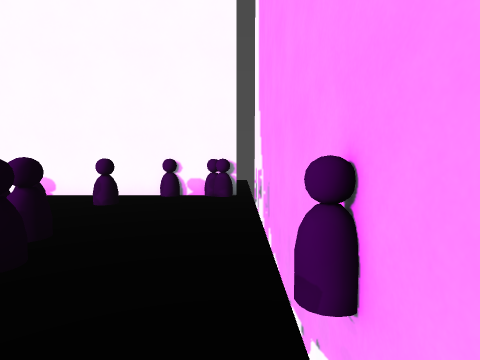
View 1 (above)

13 first-person views from a walk through a 3-D level made in the Godot game engine. The camera is 1.3 m above the floor, tilts 4° down and sees 80° across. The floor is counted in squares, 1 m on a side. Each view is taken from the middle of a square. On the plan, view 1 faces up. The plan holds only what a view shows up to about 13 squares ahead; the rest is blank. The place goes on beyond the plan. Characters and animated objects are left out. Some surface patterns are stand-ins.

View 2
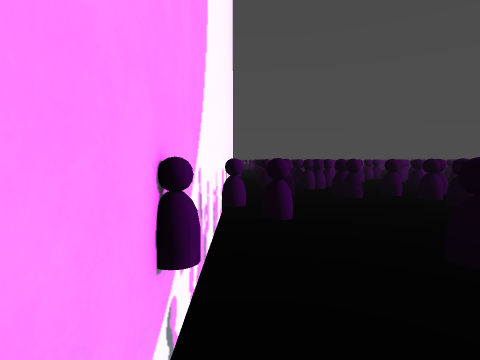

View 3
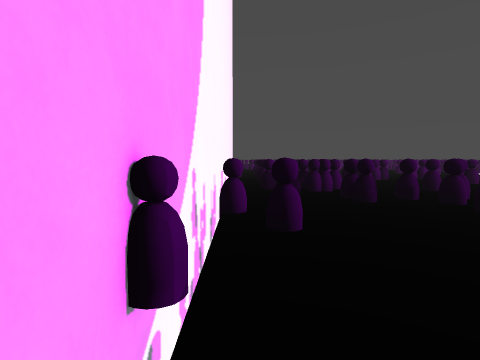

View 4
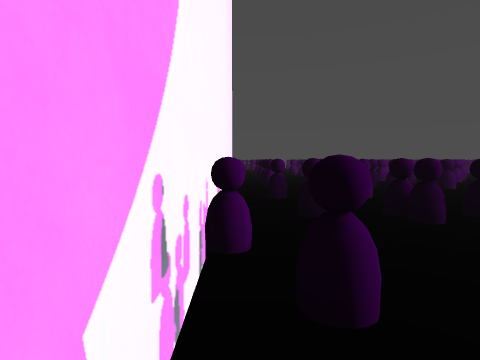

View 5
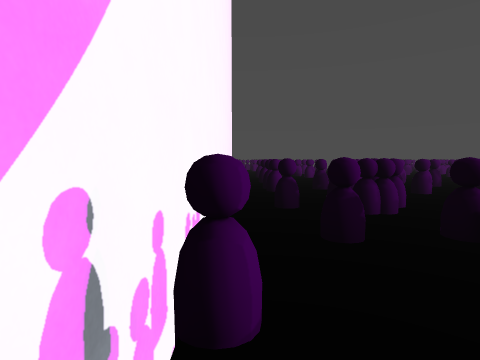

View 6
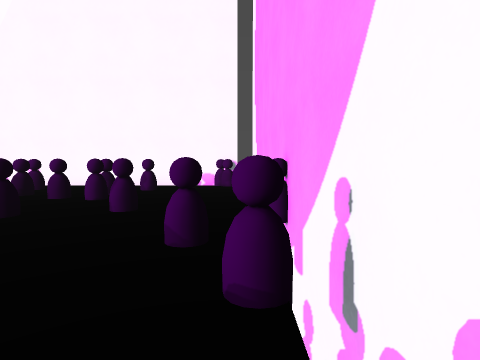

View 7
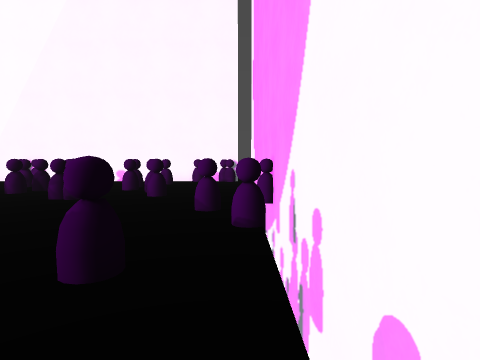

View 8
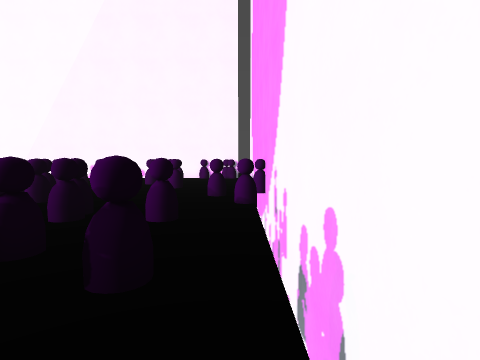

View 9
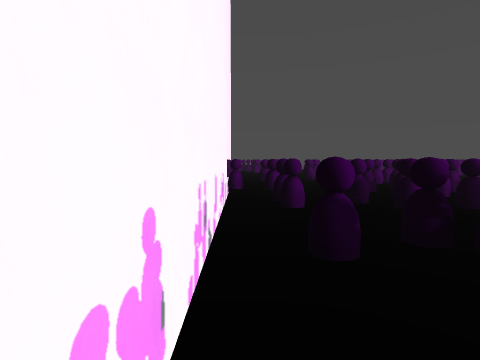

View 10
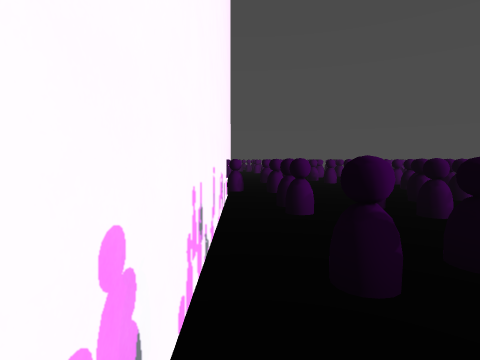

View 11
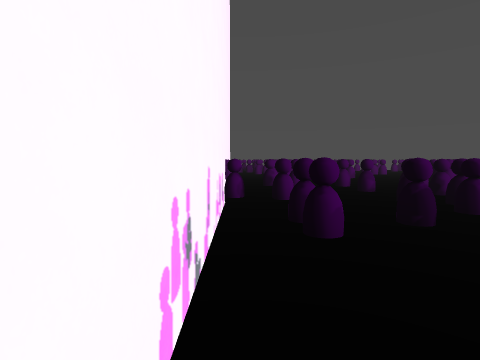

View 12
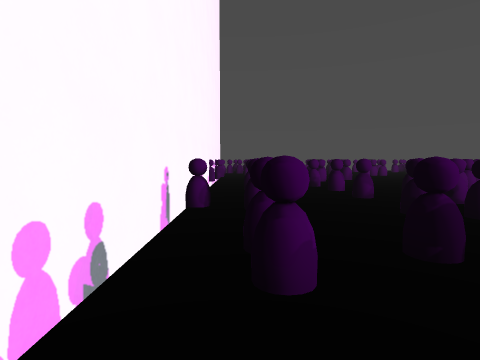

View 13
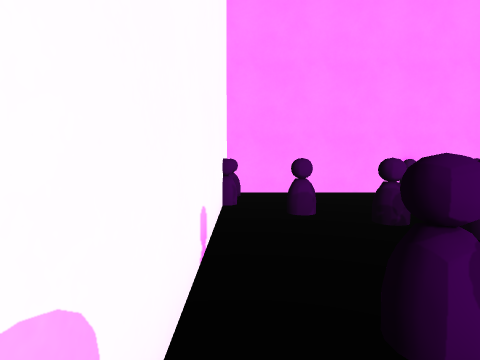

### Floor plan
Key: @ floor where view 1 was taken; # wall or solid block; x gap in a wall; . floor; = window, fence, low wall or low ledge; ^ raised ledge.
Columns run from 11 left of view 1 to 1 right of it. Each row starts with its distance up from view 1.
 11  #########
 10 .       #####
  9             #
  8             #
  7    #  #    .#
  6    . ##    .#
  5   #.  #     #
  4   #        .#
  3            .#
  2            .#
  1            .#
  0            @#
 -1      #     ##
 -2      .     .#
 -3      # #   .#
 -4      # #   .#
 -5            .#
 -6        #^  .#
 -7        ## #.#
 -8           ..#
 -9             #
-10       ..   .#
-11       x# .# #
-12        # .# #
-13     ##      #
-14    ###      #
-15             #
-16           x#=
-17             #

Positions as (right, up) in squares from view 1, and headings:
1: (0, 0), facing up
2: (0, 7), facing down
3: (0, 6), facing down
4: (0, 3), facing down
5: (0, 1), facing down
6: (0, -4), facing up
7: (0, -7), facing up
8: (0, -10), facing up
9: (0, -3), facing down
10: (0, -4), facing down
11: (0, -6), facing down
12: (-1, -8), facing down
13: (-11, 10), facing right
